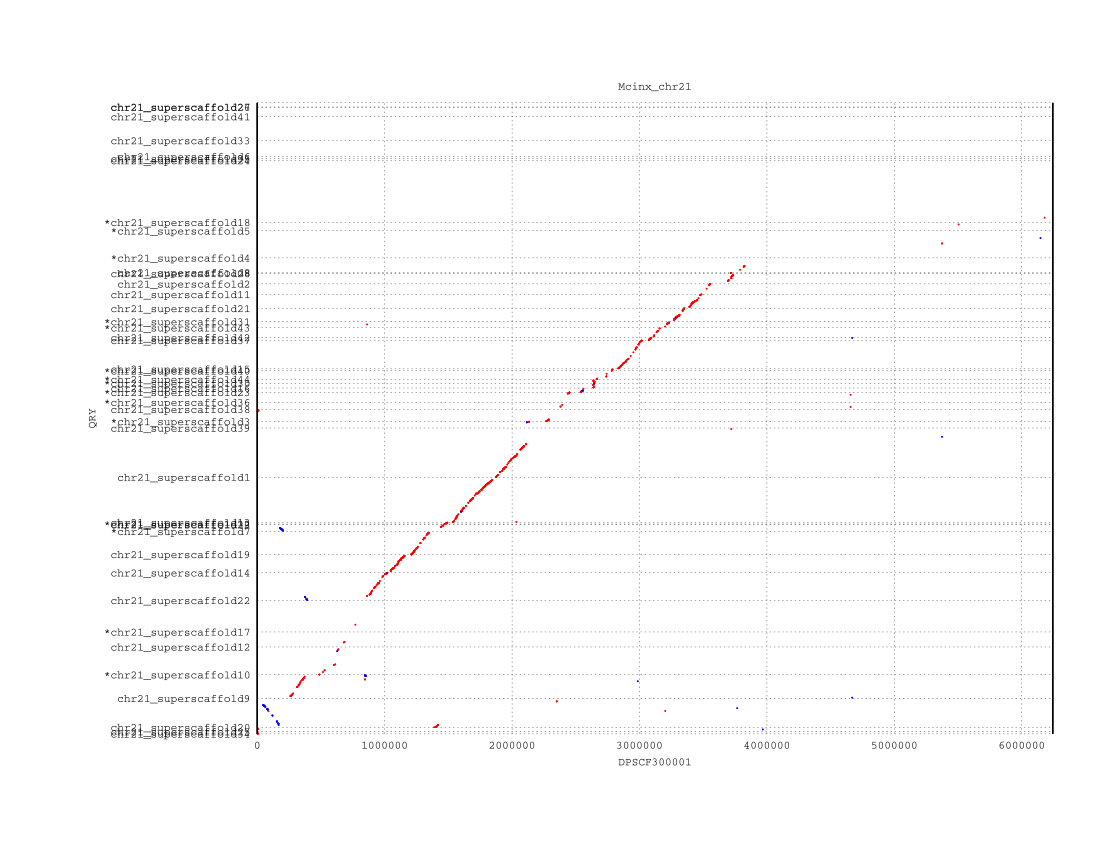

Recreate this plot in gnuplot.
set title "Mcinx_chr21" 
set terminal postscript color solid "Courier" 8
set output "Mcinx_chr21_dotplot.ps"
set ytics ( \
 "chr21_superscaffold34" 1, \
 "chr21_superscaffold25" 30091, \
 "chr21_superscaffold20" 88833, \
 "chr21_superscaffold9" 476174, \
 "*chr21_superscaffold10" 791275, \
 "chr21_superscaffold12" 1164663, \
 "*chr21_superscaffold17" 1365326, \
 "chr21_superscaffold22" 1786951, \
 "chr21_superscaffold14" 2156579, \
 "chr21_superscaffold19" 2402300, \
 "*chr21_superscaffold7" 2710422, \
 "chr21_superscaffold29" 2801080, \
 "*chr21_superscaffold32" 2809623, \
 "chr21_superscaffold13" 2833236, \
 "chr21_superscaffold1" 3436704, \
 "chr21_superscaffold39" 4093916, \
 "*chr21_superscaffold3" 4183027, \
 "chr21_superscaffold38" 4345131, \
 "*chr21_superscaffold36" 4439988, \
 "*chr21_superscaffold23" 4573229, \
 "chr21_superscaffold16" 4629955, \
 "*chr21_superscaffold30" 4695894, \
 "*chr21_superscaffold44" 4749846, \
 "*chr21_superscaffold40" 4860144, \
 "chr21_superscaffold15" 4886954, \
 "chr21_superscaffold37" 5268173, \
 "chr21_superscaffold42" 5307191, \
 "*chr21_superscaffold43" 5438186, \
 "*chr21_superscaffold31" 5518627, \
 "chr21_superscaffold21" 5696244, \
 "chr21_superscaffold11" 5884498, \
 "chr21_superscaffold2" 6025742, \
 "chr21_superscaffold28" 6164726, \
 "chr21_superscaffold8" 6176717, \
 "*chr21_superscaffold4" 6372232, \
 "*chr21_superscaffold5" 6735096, \
 "*chr21_superscaffold18" 6848758, \
 "chr21_superscaffold24" 7675478, \
 "chr21_superscaffold35" 7701465, \
 "chr21_superscaffold6" 7731034, \
 "chr21_superscaffold33" 7944284, \
 "chr21_superscaffold41" 8263181, \
 "chr21_superscaffold26" 8389961, \
 "chr21_superscaffold27" 8394041, \
 "" 8449847 \
)
set size 1,1
set grid
unset key
set border 10
set tics scale 0
set xlabel "DPSCF300001"
set ylabel "QRY"
set format "%.0f"
set mouse format "%.0f"
set mouse mouseformat "[%.0f, %.0f]"
set mouse clipboardformat "[%.0f, %.0f]"
set xrange [1:6243218]
set yrange [1:8449847]
set style line 1  lt 1 lw 2 pt 7 ps 0.2
set style line 2  lt 3 lw 2 pt 7 ps 0.2
set style line 3  lt 2 lw 2 pt 7 ps 0.2
plot \
 "Mcinx_chr21_dotplot.fplot" title "FWD" w lp ls 1, \
 "Mcinx_chr21_dotplot.rplot" title "REV" w lp ls 2
